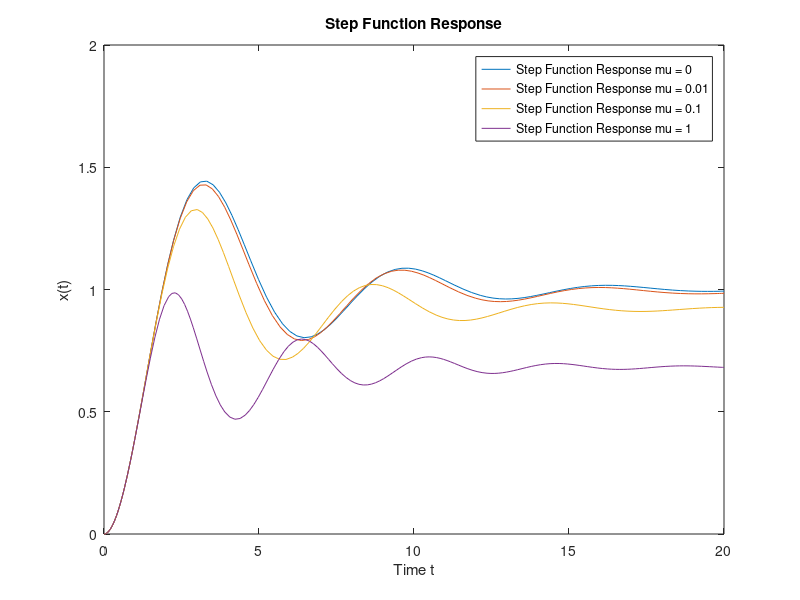
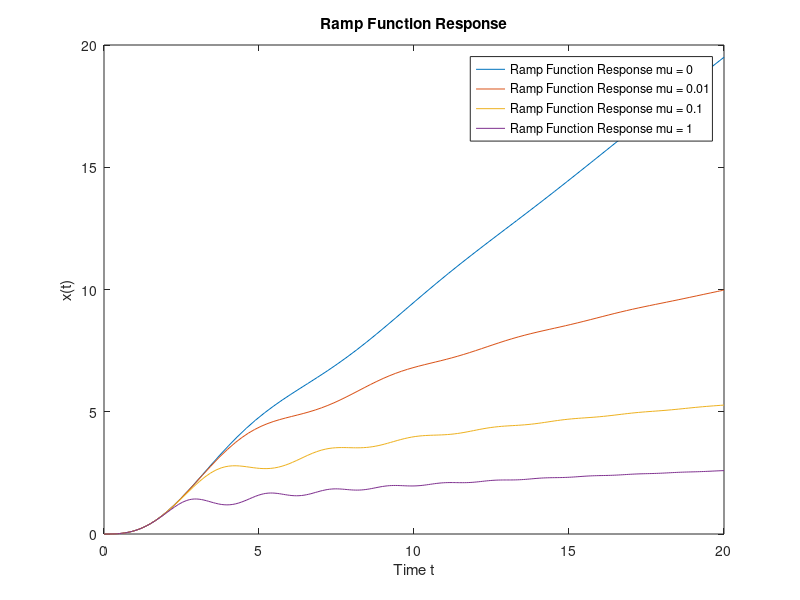
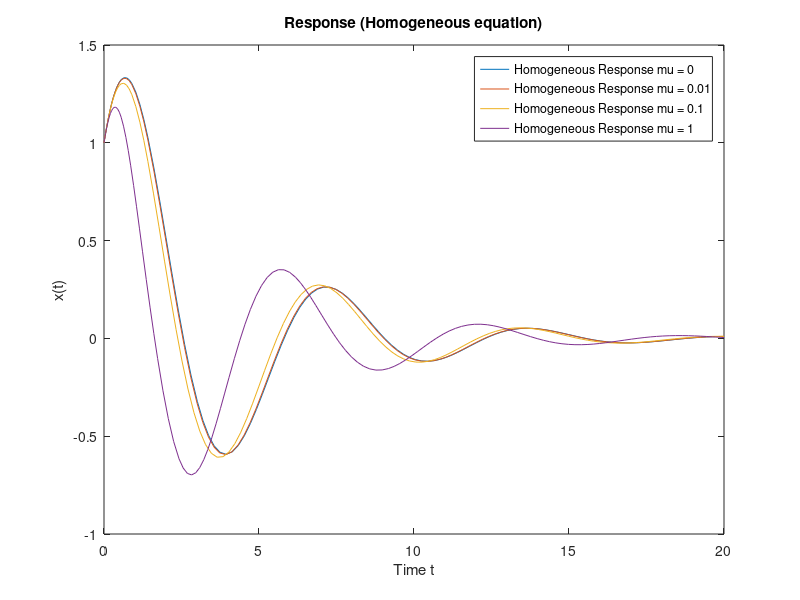

Source code (MATLAB) for these figures, in order:
%%%%%%%%%%%%%%%%%%%%%%%%%%%%%%%%%%%%%%%%%%%%%%%%%%%%%%%%%%%%%%%%%%%%
%%%%% This script solves the response x(t) for ODE given in %%%%%%%% 
%%%%% Q4.47, and compares the results with the response for %%%%%%%%
%%%%% ODE given in Q14.27.                                  %%%%%%%%
%%%%%%%%%%%%%%%%%%%%%%%%%%%%%%%%%%%%%%%%%%%%%%%%%%%%%%%%%%%%%%%%%%%%

%%%%%%%%%%%%%%%%%%%%%%%%%%%%%%%%%%%%%%%%%%%%%%%%%%%%%%%%%%%%%%%%%%%%
%%%%% Step function is chosen as F(t)=1 %%%%%%%%%%%%%%%%%%%%%%%%%%%%
%%%%% Ramp Function is chosen as F(t)=rt; where r = 1;%%%%%%%%%%%%%%
%%%%% Responses are plotted with time 0<t<20;%%%%%%%%%%%%%%%%%%%%%%%
%%%%% Initial conditions for forced vibration are zero;%%%%%%%%%%%%%
%%%%% Initial conditions for free vibration is x(0)=1;v(0)=1.%%%%%%%
%%%%%%%%%%%%%%%%%%%%%%%%%%%%%%%%%%%%%%%%%%%%%%%%%%%%%%%%%%%%%%%%%%%%

function solution 
clear 
global m c k r mu0 mu1 mu2 mu3 step x_initial
m = 1;
c = 0.5;
k = 1;
mu0 = 0;
mu1 = 0.01;
mu2 = 0.1;
mu3 = 1;
%------Define the shape for step function and ramp function--------
step = 1;
r = 1;
%------Define initial condition of homogeneous solution------------
% initial displacement:
x_initial(1) = 1;
% initial velocity:
x_initial(2) = 1;

%------Solve x(t) using the defined functions--------
[t1,x1] = ode45(@step_mu0,[0 20],[0 0]);
[t2,x2] = ode45(@step_mu1,[0 20],[0 0]);
[t3,x3] = ode45(@step_mu2,[0 20],[0 0]);
[t4,x4] = ode45(@step_mu3,[0 20],[0 0]);
[t5,x5] = ode45(@ramp_mu0,[0 20],[0 0]);
[t6,x6] = ode45(@ramp_mu1,[0 20],[0 0]);
[t7,x7] = ode45(@ramp_mu2,[0 20],[0 0]);
[t8,x8] = ode45(@ramp_mu3,[0 20],[0 0]);

%-------plot the results---------------------
figure(1)
plot(t1,x1(:,1))
hold on
plot(t2,x2(:,1))
hold on
plot(t3,x3(:,1))
hold on
plot(t4,x4(:,1))
hold off
legend('Step Function Response mu = 0','Step Function Response mu = 0.01',...
'Step Function Response mu = 0.1','Step Function Response mu = 1')
xlabel('Time t')
ylabel('x(t)')
title('Step Function Response')

figure(2)
plot(t5,x5(:,1))
hold on
plot(t6,x6(:,1))
hold on
plot(t7,x7(:,1))
hold on
plot(t8,x8(:,1))
hold off

legend('Ramp Function Response mu = 0','Ramp Function Response mu = 0.01',...
'Ramp Function Response mu = 0.1','Ramp Function Response mu = 1')
xlabel('Time t')
ylabel('x(t)')
title('Ramp Function Response')

%------solve responses for free vibration-------------- 
[t21,x21] = ode45(@H_mu0,[0 20],x_initial);
[t22,x22] = ode45(@H_mu1,[0 20],x_initial);
[t23,x23] = ode45(@H_mu2,[0 20],x_initial);
[t24,x24] = ode45(@H_mu3,[0 20],x_initial);

%------plot free vibration responses-------------------
figure(3)
plot(t21,x21(:,1))
hold on
plot(t22,x22(:,1))
hold on
plot(t23,x23(:,1))
hold on
plot(t24,x24(:,1))
hold off
legend('Homogeneous Response mu = 0','Homogeneous Response mu = 0.01',...
'Homogeneous Response mu = 0.1','Homogeneous Response mu = 1')
xlabel('Time t')
ylabel('x(t)')
title('Response (Homogeneous equation)')

end



%-----Define Step Function ODE with different mu values---------
function xdot1 = step_mu0(t,x)
global m c k mu0 step
xdot1 = [x(2); (1/m)*(-c*x(2)-k*x(1)-mu0*x(1)^3 + step)];
end

function xdot2 = step_mu1(t,x)
global m c k mu1 step
xdot2 = [x(2); (1/m)*(-c*x(2)-k*x(1)-mu1*x(1)^3 + step)];
end

function xdot3 = step_mu2(t,x)
global m c k mu2 step
xdot3 = [x(2); (1/m)*(-c*x(2)-k*x(1)-mu2*x(1)^3 + step)];
end

function xdot4 = step_mu3(t,x)
global m c k mu3 step
xdot4 = [x(2); (1/m)*(-c*x(2)-k*x(1)-mu3*x(1)^3 + step)];
end

%-----Define Ramp Function ODE with different mu values---------
function xdot5 = ramp_mu0(t,x)
global m c k r mu0
xdot5 = [x(2); (1/m)*(-c*x(2)-k*x(1)-mu0*x(1)^3 + r*t)];
end

function xdot6 = ramp_mu1(t,x)
global m c k r mu1 
xdot6 = [x(2); (1/m)*(-c*x(2)-k*x(1)-mu1*x(1)^3 + r*t)];
end

function xdot7 = ramp_mu2(t,x)
global m c k r mu2
xdot7 = [x(2); (1/m)*(-c*x(2)-k*x(1)-mu2*x(1)^3 + r*t)];
end

function xdot8 = ramp_mu3(t,x)
global m c k r mu3
xdot8 = [x(2); (1/m)*(-c*x(2)-k*x(1)-mu3*x(1)^3 + r*t)];
end


%-----Define Homogeneous ODE with different mu values---------
function xdot9 = H_mu0(t,x)
global m c k mu0
xdot9 = [x(2); (1/m)*(-c*x(2)-k*x(1)-mu0*x(1)^3)];
end

function xdot10 = H_mu1(t,x)
global m c k mu1 
xdot10 = [x(2); (1/m)*(-c*x(2)-k*x(1)-mu1*x(1)^3)];
end

function xdot11 = H_mu2(t,x)
global m c k mu2
xdot11 = [x(2); (1/m)*(-c*x(2)-k*x(1)-mu2*x(1)^3)];
end

function xdot12 = H_mu3(t,x)
global m c k mu3
xdot12 = [x(2); (1/m)*(-c*x(2)-k*x(1)-mu3*x(1)^3)];
end